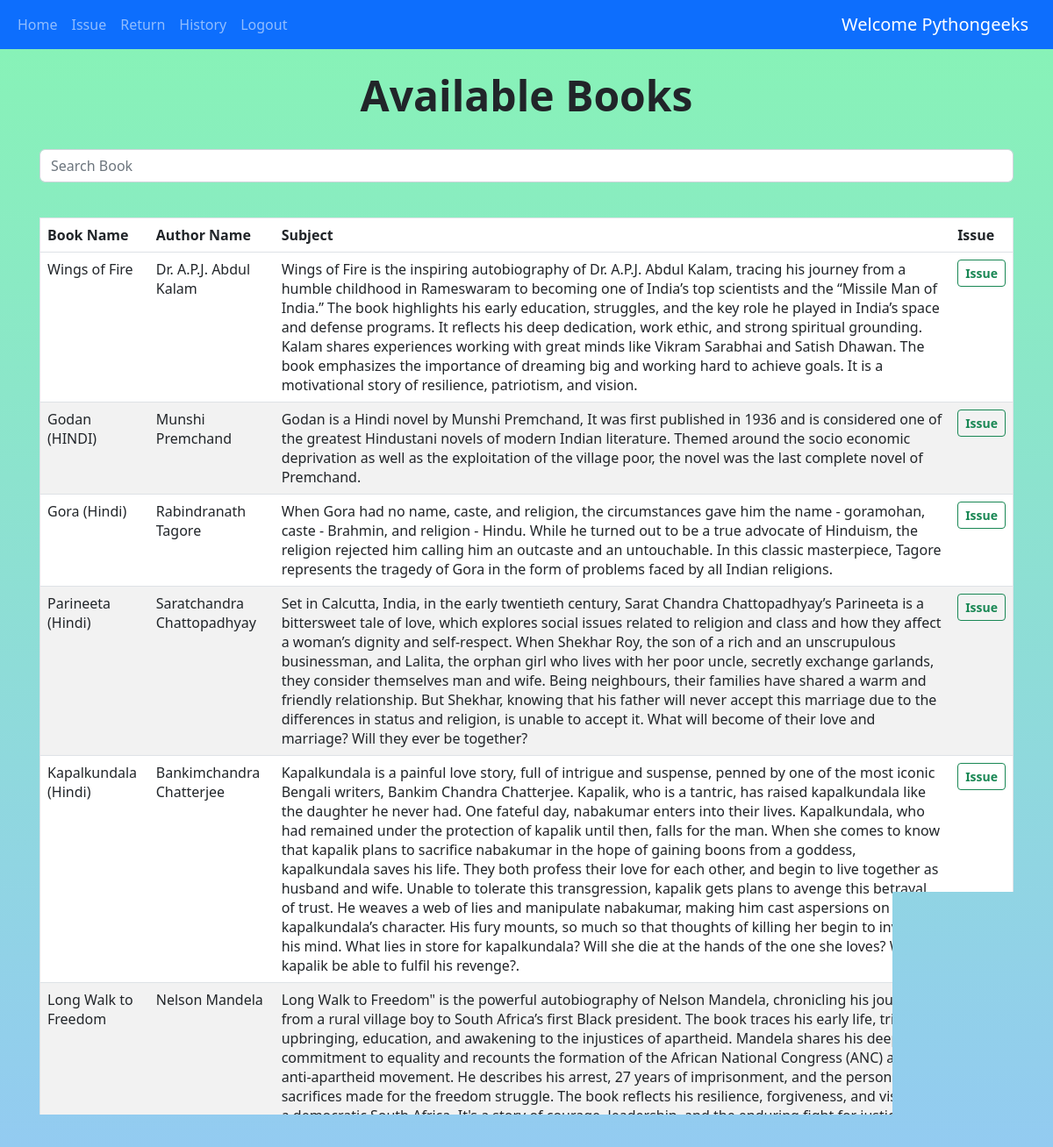
The app's page /issue (signed in) with its own data.
### books/models.py (models this page shows, shortened)
class Book(models.Model):
    book_name = models.CharField(max_length=150)
    author_name = models.CharField(max_length=200)
    quantity = models.IntegerField(default=1)
    subject = models.CharField(max_length=2000)
    book_add_time = models.TimeField(default=timezone.now())
    book_add_date = models.DateField(default=date.today())
    class Meta:
        unique_together = ('book_name','author_name')

### books/views.py (the view, shortened to what this page needs)
# urls.py: path('issue',views.issue,name='issue'),
@login_required(login_url='login')
def issue(request):
    my_items = IssuedItem.objects.filter(user_id = request.user,return_date__isnull=True).values_list('book_id')
    books = Book.objects.exclude(id__in=my_items).filter(quantity__gt=0)
    return render(request,'issue_item.html',{'books':books})

### templates/issue_item.html (shortened to what this page needs)
{% extends 'base.html' %} {% block content %}
<center>
  <br />
  <h1 class="display-5 fw-bold">Available Books</h1>
  <br />
  <div class="input-group container">
    <input
      id="search"
      type="search"
      class="form-control rounded"
      placeholder="Search Book"
      aria-label="Search"
      aria-describedby="search-addon"
    />
  </div>
</center>
<br />
<div class="container">
  <table class="table">
    <thead class="thead-dark">
      <tr>
        <th class="" scope="col">Book Name</th>
        <th class="" scope="col">Author Name</th>
        <th class="" scope="col">Subject</th>
        <th class="" scope="col">Issue</th>
      </tr>
    </thead>
    <tbody id="table_data">
      {% for book in books %}
      <tr>
        <td>{{book.book_name}}</td>
        <td>{{book.author_name}}</td>
        <td>{{book.subject}}</td>
        <td>
          <center>
            <form action="issue" method="post">
              <button type="submit" class="btn btn-outline-success btn-sm">
                <b>Issue</b>
              </button>
            </form>
          </center>
        </td>
      </tr>
      {% endfor %}
    </tbody>
  </table>
</div>
{% endblock %}

### templates/base.html (shortened to what this page needs)
{% load static %}
<!DOCTYPE html>
<html lang="en">
<head>
    <link href="https://cdn.jsdelivr.net/npm/bootstrap@5.2.3/dist/css/bootstrap.min.css" rel="stylesheet">
</head>
<body>
    <nav class="navbar navbar-expand-lg bg-body-light,navbar navbar-dark bg-primary">
        <div class="container-fluid">
            <div class="collapse navbar-collapse" id="navbarSupportedContent">
                <ul class="navbar-nav me-auto mb-2 mb-lg-0">
                    {% if not user.is_authenticated %}
                    <li class="nav-item">
                        <a class="nav-link" href='/login/'>Login</a>
                    </li>
                    <li class="nav-item">
                        <a class="nav-link" href='/register/'>Register</a>
                    </li>
                    {% else %}
                    <li class="nav-item">
                        <a class="nav-link" href="/">Home</a>
                    </li>
                    <li class="nav-item">
                        <a class="nav-link" href="issue">Issue</a>
                    </li>
                    <li class="nav-item">
                        <a class="nav-link" href="return_item">Return</a>
                    </li>
                    <li class="nav-item">
                        <a class="nav-link" href="history">History</a>
                    </li>
                    <li class="nav-item">
                        <a class="nav-link" href="logout">Logout</a>
                    </li>
                    {% endif %}
                </ul>
            </div>
            {% if user.is_authenticated %}
            <a class="navbar-brand" href="#">Welcome {{request.user.first_name}}</a>
            {% endif %}
        </div>
    </nav>
    {% block content %}
    {% endblock %}
</body>
</html>

### templates/base.html (style rules this page uses)
body { background-color: linear-gradient(#89b4f4, #cf7ade); background-repeat: no-repeat; background-size: cover; }

### templates/issue_item.html (style rules this page uses)
table { border-collapse: collapse; border-spacing: 0; border-radius: 10px; width: 100%; border: 1px solid #ddd; }
th, td { text-align: left; padding: 16px; }
tr:nth-child(even) { background-color: #f2f2f2; }
tr:nth-child(odd) { background-color: #ffffff; }
.container { width: 100%; padding-right: 15px; padding-left: 15px; margin-right: auto; margin-left: auto; }
.input-group { width: 100%; margin-bottom: 1rem; }
body { background: linear-gradient(#87f4b5, #93cbf1); background-attachment: fixed; background-repeat: no-repeat; }

### records on screen
Book: book_name "Wings of Fire", author_name "Dr. A.P.J. Abdul Kalam", subject "Wings of Fire is the inspiring autobiography of Dr. A.P.J. Abdul Kalam, tracing his journey from a humble childhood in Rameswaram to becoming one of India’s top scientists and the “Missile Man of India.” The book highlights his early education, struggles, and the key role he played in India’s space and defense programs. It reflects his deep dedication, work ethic, and strong spiritual grounding. Kalam shares experiences working with great minds like Vikram Sarabhai and Satish Dhawan. The book emphasizes the importance of dreaming big and working hard to achieve goals. It is a motivational story of resilience, patriotism, and vision."
Book: book_name "Godan (HINDI)", author_name "Munshi Premchand", subject "Godan is a Hindi novel by Munshi Premchand, It was first published in 1936 and is considered one of the greatest Hindustani novels of modern Indian literature. Themed around the socio economic deprivation as well as the exploitation of the village poor, the novel was the last complete novel of Premchand."
Book: book_name "Gora (Hindi)", author_name "Rabindranath Tagore", subject "When Gora had no name, caste, and religion, the circumstances gave him the name - goramohan, caste - Brahmin, and religion - Hindu. While he turned out to be a true advocate of Hinduism, the religion rejected him calling him an outcaste and an untouchable. In this classic masterpiece, Tagore represents the tragedy of Gora in the form of problems faced by all Indian religions."
Book: book_name "Parineeta (Hindi)", author_name "Saratchandra Chattopadhyay", subject "Set in Calcutta, India, in the early twentieth century, Sarat Chandra Chattopadhyay’s Parineeta is a bittersweet tale of love, which explores social issues related to religion and class and how they affect a woman’s dignity and self-respect. When Shekhar Roy, the son of a rich and an unscrupulous businessman, and Lalita, the orphan girl who lives with her poor uncle, secretly exchange garlands, they consider themselves man and wife. Being neighbours, their families have shared a warm and friendly relationship. But Shekhar, knowing that his father will never accept this marriage due to the differences in status and religion, is unable to accept it. What will become of their love and…"
Book: book_name "Kapalkundala (Hindi)", author_name "Bankimchandra Chatterjee", subject "Kapalkundala is a painful love story, full of intrigue and suspense, penned by one of the most iconic Bengali writers, Bankim Chandra Chatterjee. Kapalik, who is a tantric, has raised kapalkundala like the daughter he never had. One fateful day, nabakumar enters into their lives. Kapalkundala, who had remained under the protection of kapalik until then, falls for the man. When she comes to know that kapalik plans to sacrifice nabakumar in the hope of gaining boons from a goddess, kapalkundala saves his life. They both profess their love for each other, and begin to live together as husband and wife. Unable to tolerate this transgression, kapalik gets plans to avenge this betrayal of trust.…"
Book: book_name "Long Walk to Freedom", author_name "Nelson Mandela", subject "Long Walk to Freedom\" is the powerful autobiography of Nelson Mandela, chronicling his journey from a rural village boy to South Africa’s first Black president. The book traces his early life, tribal upbringing, education, and awakening to the injustices of apartheid. Mandela shares his deep commitment to equality and recounts the formation of the African National Congress (ANC) and the anti-apartheid movement. He describes his arrest, 27 years of imprisonment, and the personal sacrifices made for the freedom struggle. The book reflects his resilience, forgiveness, and vision for a democratic South Africa. It's a story of courage, leadership, and the enduring fight for justice"

### other values on screen
{{ request.user.first_name }} "Pythongeeks"
